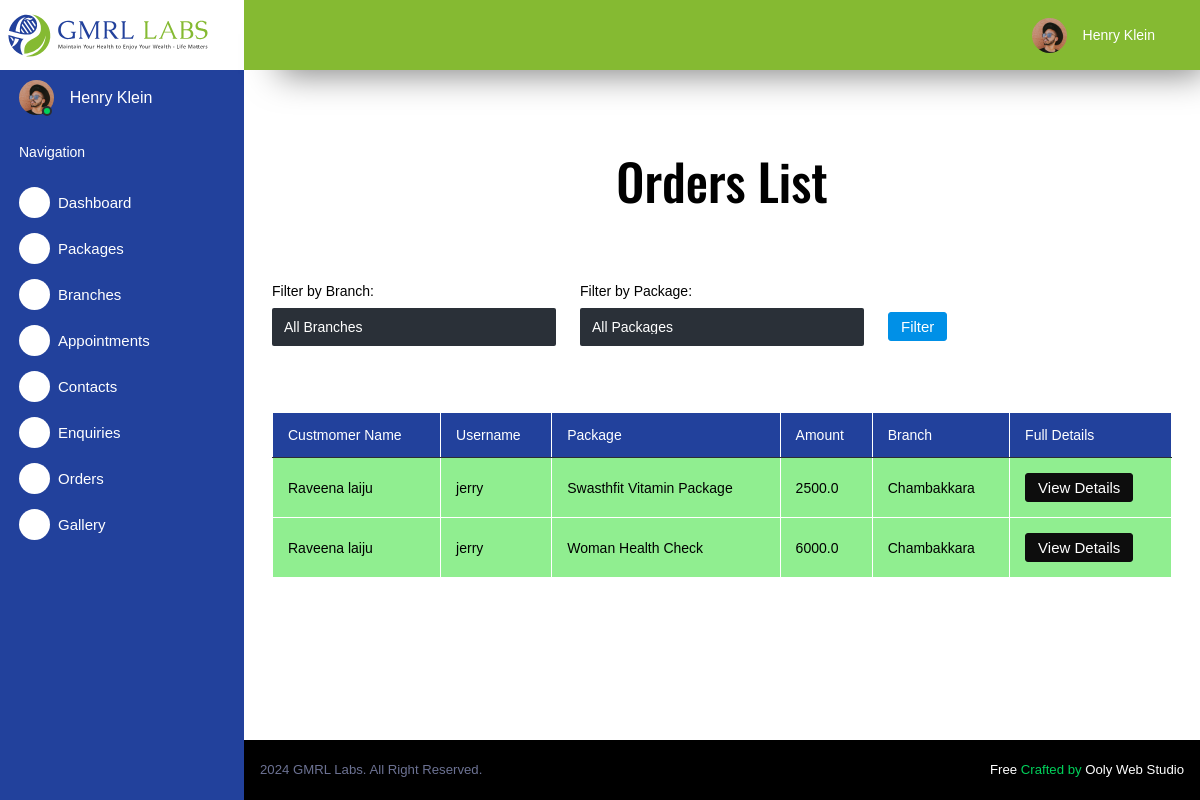
Page /admin_orders_view/ on the earlier database version.
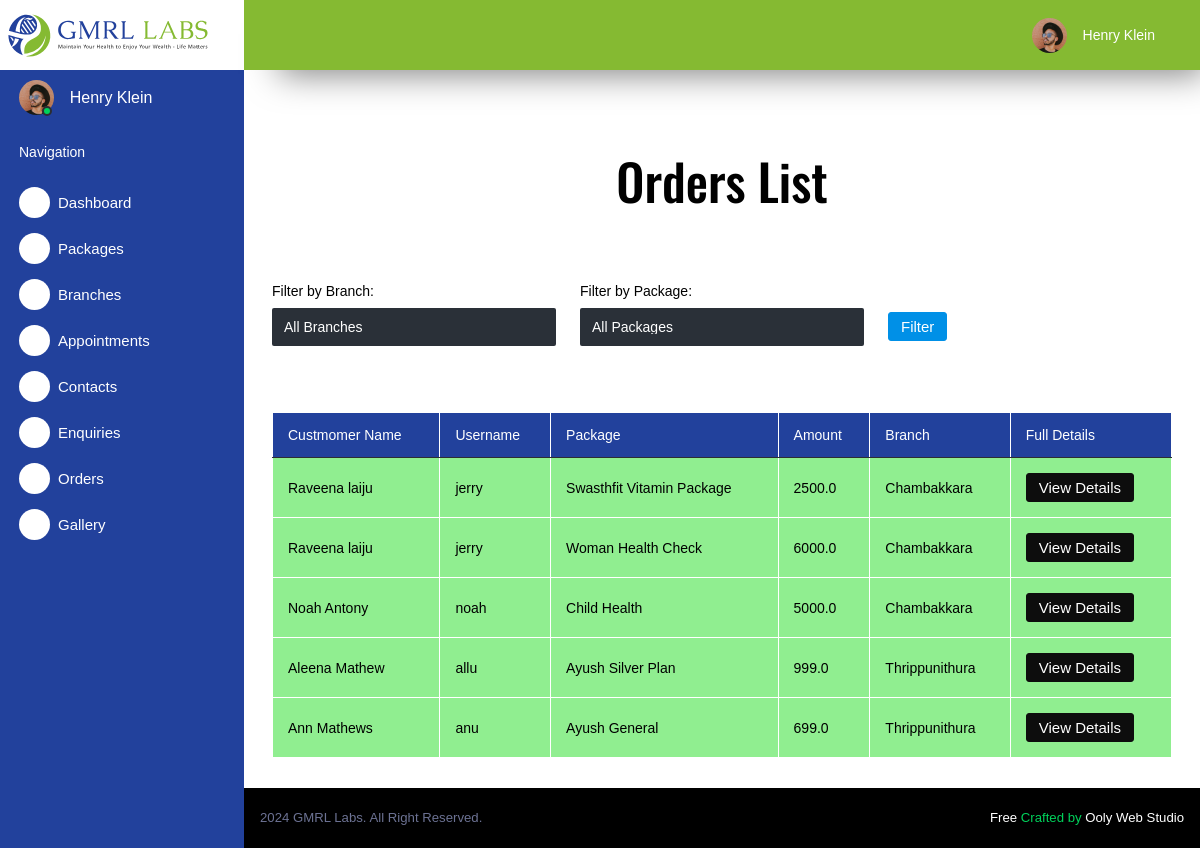
Same page on the later database version.
### app/models.py (models this page shows, shortened)
class Order(models.Model):
    name = CharField(_("Customer Name"), max_length=254, blank=False, null=False)
    amount = models.FloatField(_("Amount"), null=False, blank=False)
    package_name = models.ForeignKey(Package,on_delete=models.CASCADE)
    branch_name = models.ForeignKey(Branch,on_delete=models.CASCADE)
    username = models.ForeignKey(User,on_delete=models.CASCADE)
    status = CharField(
        _("Payment Status"),
        default=PaymentStatus.PENDING,
        max_length=254,
        blank=False,
        null=False,
    )
    provider_order_id = models.CharField(
        _("Order ID"), max_length=40, null=False, blank=False
    )
    payment_id = models.CharField(
        _("Payment ID"), max_length=36, null=False, blank=False
    )
    signature_id = models.CharField(
        _("Signature ID"), max_length=128, null=False, blank=False
    )

class Package(models.Model):
    name=models.CharField(max_length=255,unique=True)
    image=models.CharField(max_length=3055)
    price=models.IntegerField()
    branch=models.ForeignKey(Branch,on_delete=models.CASCADE)
    def __str__(self):
        return self.name

class Branch(models.Model):
    name=models.CharField(max_length=255,unique=True)
    image=models.CharField(max_length=3000)
    address=models.TextField(max_length=500)
    number=models.CharField(max_length=255)
    email=models.CharField(max_length=255)
    status=models.BooleanField(default=True)
    def __str__(self):
        return self.name

### app/views.py (the view)
# urls.py: path('admin_orders_view/',views.admin_orders_view,name="admin_orders_view"),
def admin_orders_view(request):
    context = {}
    orders = Order.objects.all()
    packages = Package.objects.all()
    branches = Branch.objects.all()
    if 'branch_name' in request.GET:
        branch_name = request.GET.get('branch_name')
        if branch_name:
            orders = orders.filter(branch_name__name=branch_name)
        context['selected_branch'] = branch_name
    if 'package_name' in request.GET:
        package_name = request.GET.get('package_name')
        if package_name:
            orders = orders.filter(package_name__name=package_name)
        context['selected_package'] = package_name
    context['packages'] = packages
    context['branches'] = branches
    context['orders'] = orders
    return render(request, 'admin_page/admin_orders_view.html', context)

### app/templates/admin_page/admin_orders_view.html (shortened to what the changed rows need)
<!DOCTYPE html>
<html lang="en">
  {% load static %}
  <head>
    <link href="https://cdn.jsdelivr.net/npm/bootstrap@5.2.3/dist/css/bootstrap.min.css" rel="stylesheet">
    <link rel="stylesheet" href="https://cdnjs.cloudflare.com/ajax/libs/font-awesome/6.0.0/css/all.min.css"
    />
    <link rel="stylesheet" href="https://maxcdn.bootstrapcdn.com/font-awesome/4.4.0/css/font-awesome.min.css">
    <link
    rel="stylesheet"
    href="https://cdn.jsdelivr.net/npm/swiper@11/swiper-bundle.min.css"
  />
    <link rel="stylesheet" href="{% static 'admin_page/assets/vendors/mdi/css/materialdesignicons.min.css' %}">
    <link rel="stylesheet" href="{% static 'admin_page/assets/vendors/css/vendor.bundle.base.css' %}">
    <link rel="stylesheet" href="{% static 'admin_page/assets/vendors/jvectormap/jquery-jvectormap.css' %}">
    <link rel="stylesheet" href="{% static 'admin_page/assets/vendors/flag-icon-css/css/flag-icon.min.css' %}">
    <link rel="stylesheet" href="{% static 'admin_page/assets/vendors/owl-carousel-2/owl.carousel.min.css' %}">
    <link rel="stylesheet" href="{% static 'admin_page/assets/vendors/owl-carousel-2/owl.theme.default.min.css' %}">
    <link rel="stylesheet" href="{% static 'admin_page/assets/css/style.css' %}">
    <link rel="stylesheet" href="{% static 'admin_page/css/admin_style.css' %}">
  </head>
  <body>
    <div class="container-scroller">
      <div class="container-fluid page-body-wrapper">
        <div class="main-panel">
          <div class="content-wrapper content-wrapper-enquiry">
                  <div class="table-responsive scrollable-table">
                    <table class="table hoverable table-1" id="example">
                      <thead>
                        <tr>
                          <th> Custmomer Name </th>
                          <th> Username </th>
                          <th> Package </th>
                          <th> Amount </th>
                          <th> Branch </th>
                          <th> Full Details </th>
                        </tr>
                      </thead>
                      <tbody>
                        {% for order in orders %}
                        <tr>
                          <td>{{order.name}}</td>
                          <td>{{order.username}}</td>
                          <td>{{order.package_name}}</td>
                          <td>{{order.amount}}</td>
                          <td>{{order.branch_name}}</td>
                          <td> <form action="{% url 'admin_order_detail' %}" method="POST">
                            <button type="submit" class="btn btn-dark">View Details</button>
                        </form></td>
                        </tr>
                        {% endfor %}
                      </tbody>
                    </table>
                  </div>
                </div>
              </div>
            </div>
        </div>
  </body>
</html>

Differences in the rows shown:
added Order: name "Noah Antony", username "noah", package_name "Child Health", amount "5000.0", branch_name "Chambakkara"
added Order: name "Aleena Mathew", username "allu", package_name "Ayush Silver Plan", amount "999.0", branch_name "Thrippunithura"
added Order: name "Ann Mathews", username "anu", package_name "Ayush General", amount "699.0", branch_name "Thrippunithura"
